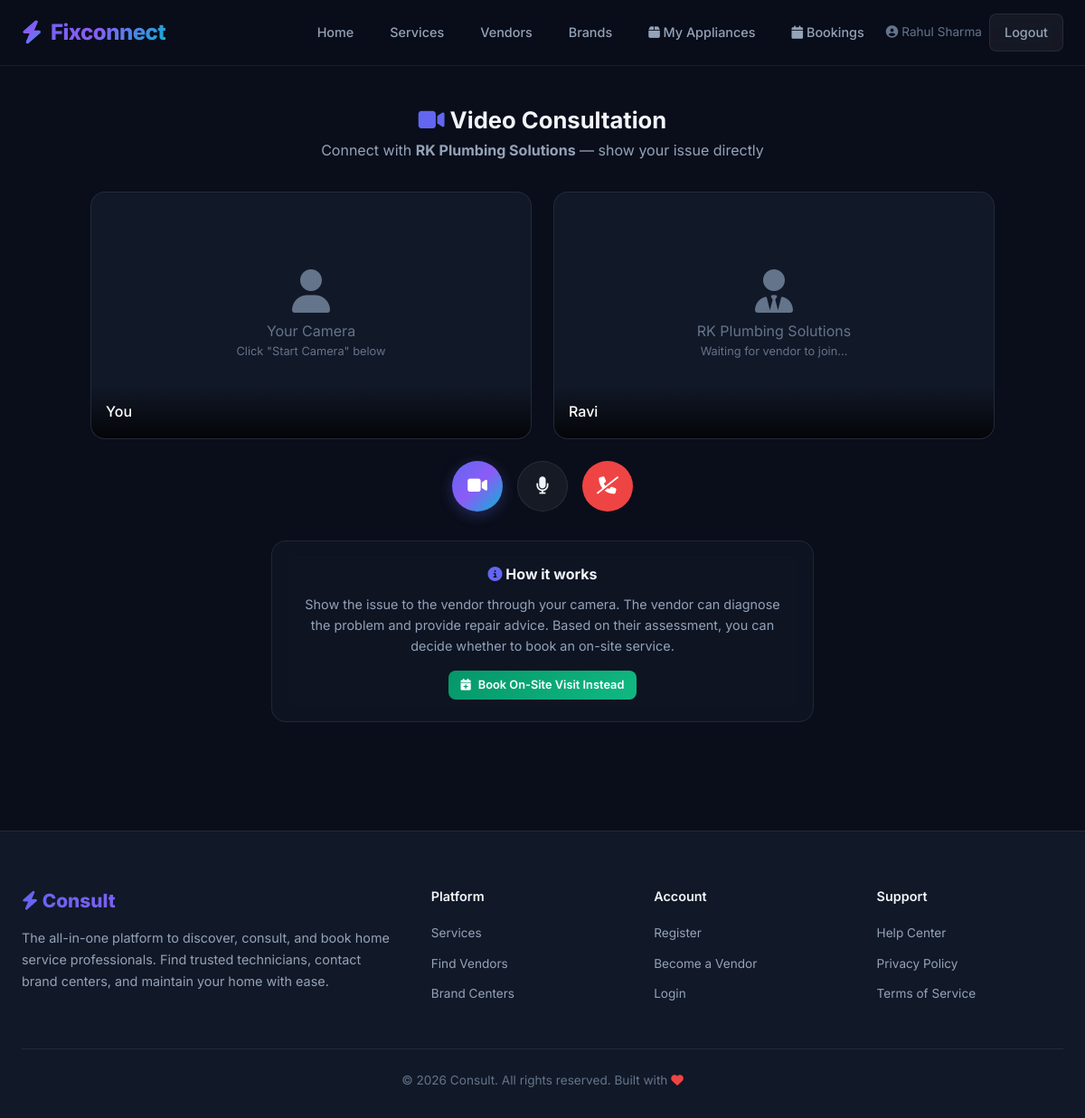
The app's page /video/1/ (signed in) with its own data.
### service/models.py (models this page shows, shortened)
class User(AbstractUser):
    ROLE_CHOICES = (
        ('customer', 'Customer'),
        ('vendor', 'Vendor'),
        ('admin', 'Admin'),
    )
    role = models.CharField(max_length=10, choices=ROLE_CHOICES, default='customer')
    phone = models.CharField(max_length=15, blank=True)
    city = models.CharField(max_length=100, blank=True)
    area = models.CharField(max_length=100, blank=True)
    profile_image = models.ImageField(upload_to='profiles/', blank=True, null=True)

class VendorProfile(models.Model):
    user = models.OneToOneField(User, on_delete=models.CASCADE, related_name='vendor_profile')
    business_name = models.CharField(max_length=200)
    description = models.TextField(blank=True)
    services = models.ManyToManyField(ServiceCategory, related_name='vendors')
    experience_years = models.PositiveIntegerField(default=0)
    hourly_rate = models.DecimalField(max_digits=8, decimal_places=2, default=0)
    is_verified = models.BooleanField(default=False)
    is_available = models.BooleanField(default=True)
    latitude = models.FloatField(null=True, blank=True)
    longitude = models.FloatField(null=True, blank=True)
    created_at = models.DateTimeField(auto_now_add=True)

### service/views.py (the view)
# urls.py: path('video/<int:vendor_pk>/', views.video_consultation, name='video_consultation'),
@login_required
def video_consultation(request, vendor_pk):
    vendor = get_object_or_404(VendorProfile, pk=vendor_pk)
    session, created = VideoConsultation.objects.get_or_create(
        customer=request.user,
        vendor=vendor,
        status='scheduled',
        defaults={'scheduled_at': timezone.now()}
    )
    return render(request, 'video_consultation.html', {
        'vendor': vendor,
        'session': session,
    })

### templates/video_consultation.html (shortened to what this page needs)
{% extends 'base.html' %}
{% block content %}
<div class="page-wrapper">
  <div class="container">
    <div class="text-center mb-4">
      <h1 style="font-size:1.6rem;"><i class="fas fa-video" style="color:var(--accent-primary);"></i> Video Consultation</h1>
      <p style="color:var(--text-secondary);">Connect with <strong>{{ vendor.business_name }}</strong> — show your issue directly</p>
    </div>
    <div class="video-container">
      <div class="video-box">
        <div id="localPlaceholder" class="video-placeholder">
          <i class="fas fa-user"></i>
          <p>Your Camera</p>
          <p style="font-size:0.8rem;color:var(--text-muted);">Click "Start Camera" below</p>
        </div>
        <div class="overlay">You</div>
      </div>
      <div class="video-box">
        <div class="video-placeholder">
          <i class="fas fa-user-tie"></i>
          <p>{{ vendor.business_name }}</p>
          <p style="font-size:0.8rem;color:var(--text-muted);">Waiting for vendor to join...</p>
        </div>
        <div class="overlay">{{ vendor.user.first_name|default:vendor.business_name }}</div>
      </div>
    </div>
    <div class="video-controls">
      <button id="startVideoBtn" class="btn btn-primary" title="Start Camera">
        <i class="fas fa-video"></i>
      </button>
      <button class="btn btn-secondary" title="Mute" onclick="this.querySelector('i').classList.toggle('fa-microphone');this.querySelector('i').classList.toggle('fa-microphone-slash');">
        <i class="fas fa-microphone"></i>
      </button>
      <button id="endVideoBtn" class="btn btn-call-end" title="End Call">
        <i class="fas fa-phone-slash"></i>
      </button>
    </div>
    <div class="text-center mt-4">
      <div class="card" style="max-width:600px;margin:0 auto;">
        <div class="card-body">
          <h3 style="font-size:1rem;margin-bottom:8px;">
            <i class="fas fa-info-circle" style="color:var(--accent-primary);"></i> How it works
          </h3>
          <p class="card-text">
            Show the issue to the vendor through your camera. The vendor can diagnose the problem and
            provide repair advice. Based on their assessment, you can decide whether to book an on-site service.
          </p>
          <div class="mt-2">
            <a href="{% url 'booking_create' vendor.pk %}" class="btn btn-success btn-sm">
              <i class="fas fa-calendar-plus"></i> Book On-Site Visit Instead
            </a>
          </div>
        </div>
      </div>
    </div>
  </div>
</div>
{% endblock %}

### templates/base.html (shortened to what this page needs)
{% load static %}
<!DOCTYPE html>
<html lang="en">
<head>
  <link rel="stylesheet" href="{% static 'css/style.css' %}">
  <link rel="stylesheet" href="https://cdnjs.cloudflare.com/ajax/libs/font-awesome/6.5.1/css/all.min.css">
</head>
<body>
  <nav class="navbar">
    <div class="navbar-inner">
      <a href="{% url 'home' %}" class="navbar-brand">
        <i class="fas fa-bolt"></i> Fixconnect
      </a>
      <ul class="navbar-links">
        <li><a href="{% url 'home' %}" class="{% if request.resolver_match.url_name == 'home' %}active{% endif %}">Home</a></li>
        <li><a href="{% url 'service_list' %}" class="{% if request.resolver_match.url_name == 'service_list' %}active{% endif %}">Services</a></li>
        <li><a href="{% url 'vendor_list' %}" class="{% if request.resolver_match.url_name == 'vendor_list' %}active{% endif %}">Vendors</a></li>
        <li><a href="{% url 'brand_list' %}" class="{% if request.resolver_match.url_name == 'brand_list' %}active{% endif %}">Brands</a></li>
        {% if user.is_authenticated %}
          {% if user.role == 'customer' %}
            <li><a href="{% url 'appliance_list' %}"><i class="fas fa-box"></i> My Appliances</a></li>
            <li><a href="{% url 'booking_list' %}"><i class="fas fa-calendar"></i> Bookings</a></li>
          {% elif user.role == 'vendor' %}
            <li><a href="{% url 'vendor_dashboard' %}"><i class="fas fa-tachometer-alt"></i> Dashboard</a></li>
          {% elif user.role == 'admin' %}
            <li><a href="{% url 'admin_dashboard' %}"><i class="fas fa-shield-alt"></i> Admin</a></li>
          {% endif %}
          <li class="nav-auth">
            <span style="color:var(--text-muted);font-size:0.85rem;">
              <i class="fas fa-user-circle"></i> {{ user.get_full_name|default:user.username }}
            </span>
            <a href="{% url 'logout' %}" class="btn btn-secondary btn-sm">Logout</a>
          </li>
        {% else %}
          <li class="nav-auth">
            <a href="{% url 'login' %}" class="btn btn-secondary btn-sm">Login</a>
            <a href="{% url 'register_customer' %}" class="btn btn-primary btn-sm">Sign Up</a>
          </li>
        {% endif %}
      </ul>
    </div>
  </nav>
  {% block content %}{% endblock %}
  <footer class="footer">
    <div class="container">
      <div class="footer-grid">
        <div>
          <div class="footer-brand"><i class="fas fa-bolt"></i> Consult</div>
          <p class="footer-about">
            The all-in-one platform to discover, consult, and book home service professionals.
            Find trusted technicians, contact brand centers, and maintain your home with ease.
          </p>
        </div>
        <div>
          <h4>Platform</h4>
          <ul class="footer-links">
            <li><a href="{% url 'service_list' %}">Services</a></li>
            <li><a href="{% url 'vendor_list' %}">Find Vendors</a></li>
            <li><a href="{% url 'brand_list' %}">Brand Centers</a></li>
          </ul>
        </div>
        <div>
          <h4>Account</h4>
          <ul class="footer-links">
            <li><a href="{% url 'register_customer' %}">Register</a></li>
            <li><a href="{% url 'register_vendor' %}">Become a Vendor</a></li>
            <li><a href="{% url 'login' %}">Login</a></li>
          </ul>
        </div>
        <div>
          <h4>Support</h4>
          <ul class="footer-links">
            <li><a href="#">Help Center</a></li>
            <li><a href="#">Privacy Policy</a></li>
            <li><a href="#">Terms of Service</a></li>
          </ul>
        </div>
      </div>
      <div class="footer-bottom">
        &copy; 2026 Consult. All rights reserved. Built with <i class="fas fa-heart" style="color:var(--accent-danger);"></i>
      </div>
    </div>
  </footer>
</body>
</html>

### records on screen
User: get_full_name "Rahul Sharma"
VendorProfile: business_name "RK Plumbing Solutions", user.first_name "Ravi"
